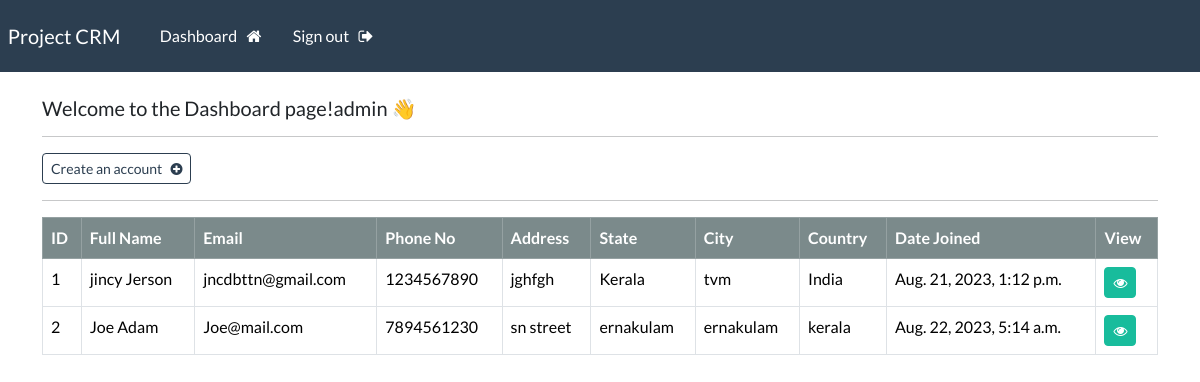
The page /dashboard/ (signed in) on the database its author committed.
### crmapp/models.py (models this page shows, shortened)
class Record(models.Model):
    creation_date = models.DateTimeField(auto_now_add=True)
    first_name = models.CharField(max_length=100)
    last_name = models.CharField(max_length=100)
    email = models.CharField(max_length=255)
    phone = models.CharField(max_length=20)
    address = models.CharField(max_length=300)
    city = models.CharField(max_length=255)
    state = models.CharField(max_length=200)
    country = models.CharField(max_length=125)

### crmapp/views.py (the view)
# urls.py: path('dashboard/', views.dashboard, name="dashboard"),
@login_required(login_url='my_login')
def dashboard(request):
    my_record= Record.objects.all()
    return render(request,'crmapp/dashboard.html',{'my_record':my_record})

### crmapp/templates/crmapp/dashboard.html
{% extends "crmapp/base.html" %}
{% block content %}
    <h5>Welcome to the Dashboard page!{{user}} 👋</h5>
    <hr>
    <a class="btn btn-outline-primary btn-sm" href="{% url 'create_record' %}">
        Create an account &nbsp <i class="fa fa-plus-circle" aria-hidden="true"></i>
    </a>
    <hr>
    <table class="table  table-hover table-bordered">
        <thead class="table-dark">
            <tr>
                <th scope="col">ID</th>
                <th scope="col">Full Name</th>
                <th scope="col">Email</th>
                <th scope="col">Phone No</th>
                <th scope="col">Address</th>
                <th scope="col">State</th>
                <th scope="col">City</th>
                <th scope="col">Country</th>
                <th scope="col">Date Joined</th>
                <th scope="col">View</th>
            </tr>
        </thead>
        <tbody>
            {% if my_record %}
                {% for record in my_record %}
                    <tr>
                        <td>{{record.id}}</td>
                        <td>{{record.first_name}}  {{record.last_name}}</td>
                        <td>{{record.email}}</td>
                        <td>{{record.phone}}</td>
                        <td>{{record.address}}</td>
                        <td>{{record.state}}</td>
                        <td>{{record.city}}</td>
                        <td>{{record.country}}</td>
                        <td>{{record.creation_date}}</td>
                        <td><a class="btn btn-success btn-sm" href="{% url 'record' record.id %}"><i class="fa fa-eye" aria-hidden="true"></i></a></td>
                    </tr>
                {% endfor %}
            {% endif %}
        </tbody>
    </table>
{% endblock %}

### crmapp/templates/crmapp/base.html (shortened to what this page needs)
{% load static %}
<!DOCTYPE html>
<html>
    <head>
        <link rel="stylesheet" type="text/css" href="https://bootswatch.com/5/flatly/bootstrap.min.css">
        <link rel="stylesheet" type="text/css" href="{% static 'css/style.css' %}">
        <link rel="stylesheet" href="https://cdnjs.cloudflare.com/ajax/libs/font-awesome/4.7.0/css/font-awesome.min.css">
    </head>
    <body>
        {% include 'crmapp/navbar.html' %}
        <div class="container">
            <br>
            {% block content %}
            {% endblock %}
        </div>
    </body>
</html>

### crmapp/templates/crmapp/navbar.html (shortened to what this page needs)
<nav class="navbar navbar-expand-lg navbar-dark bg-primary justify-content-center">
    <a class="navbar-brand main-heading" href="">
      &nbsp; Project CRM
    </a>
      <div class="collapse navbar-collapse text-center" id="navbarNavDropdown">
        <ul class="navbar-nav mr-auto">
          {% if user.is_authenticated %}
            <li class="nav-item">
              <a class="nav-link" href="{% url 'dashboard' %}">Dashboard &nbsp; <i class="fa fa-home" aria-hidden="true"></i> </a>
            </li>
            <li class="nav-item">
              <a class="nav-link" href="{% url 'user_logout' %}">Sign out &nbsp; <i class="fa fa-sign-out" aria-hidden="true"></i> </a>
            </li>
        </ul>
        {% endif %}
      </div>
  </nav>

### rows shown on the page
Record: id "1", first_name "jincy", last_name "Jerson", email "jncdbttn@gmail.com", phone "1234567890", address "jghfgh", state "Kerala", city "tvm", country "India", creation_date "Aug. 21, 2023, 1:12 p.m."
Record: id "2", first_name "Joe", last_name "Adam", email "Joe@mail.com", phone "7894561230", address "sn street", state "ernakulam", city "ernakulam", country "kerala", creation_date "Aug. 22, 2023, 5:14 a.m."

### other values the page prints
{{ user }} "admin"
